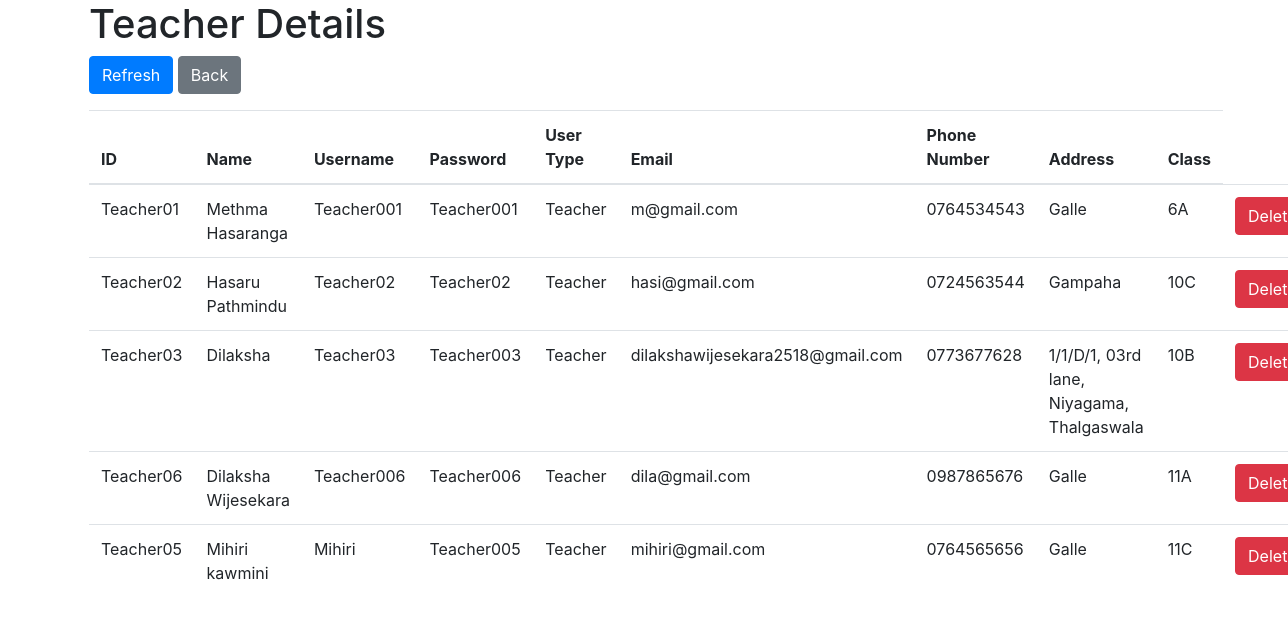
Page /ViewTeacher.php on the committed database.
### tables this page shows
CREATE TABLE IF NOT EXISTS `teacher` (
  `TID` varchar(30) NOT NULL,
  `FullName` varchar(50) NOT NULL,
  `username` varchar(50) NOT NULL,
  `Password` varchar(40) NOT NULL,
  `usertype` varchar(20) NOT NULL,
  `email` varchar(100) NOT NULL,
  `phonenumber` varchar(10) NOT NULL,
  `address` varchar(100) NOT NULL,
  `GID` varchar(3) NOT NULL,
  PRIMARY KEY (`TID`),
  UNIQUE KEY `GID` (`GID`),
  UNIQUE KEY `email` (`email`),
  UNIQUE KEY `username` (`username`)
);

### ViewTeacher.php (the view, shortened to what this page needs)
<?php
$servername = "localhost";
$username = "root";
$password = "";
$database = "studentmarksdisplaysystem";
$connection = new mysqli($servername, $username, $password, $database);
$query = "SELECT * FROM teacher";
$result = $connection->query($query);
?>
<!DOCTYPE html>
<html lang="en">
<head>
    <link rel="stylesheet" href="https://stackpath.bootstrapcdn.com/bootstrap/4.5.2/css/bootstrap.min.css">
</head>
<body>
    <div class="container">
        <h1>Teacher Details</h1>
         <div class="mb-3">
            <button class="btn btn-primary" onclick="location.reload()">Refresh</button>
            <a href="TeacherDetails.php" class="btn btn-secondary">Back</a>
        </div>
        <table class="table">
            <thead>
                <tr>
                    <th>ID</th>
                    <th>Name</th>
                    <th>Username</th>
                    <th>Password</th>
                    <th>User Type</th>
                    <th>Email</th>
                    <th>Phone Number</th>
                    <th>Address</th>
                    <th>Class</th>
                </tr>
            </thead>
            <tbody>
                <?php
                if ($result->num_rows > 0) {
                    while ($row = $result->fetch_assoc()) {
                        echo "<tr>";
                        echo "<td>" . $row['TID'] . "</td>";
                        echo "<td>" . $row['FullName'] . "</td>";
                        echo "<td>" . $row['username'] . "</td>";
                        echo "<td>" . $row['Password'] . "</td>";
                        echo "<td>" . $row['usertype'] . "</td>";
                        echo "<td>" . $row['email'] . "</td>";
                        echo "<td>" . $row['phonenumber'] . "</td>";
                        echo "<td>" . $row['address'] . "</td>";
                        echo "<td>" . $row['GID'] . "</td>";
                         echo "<td>";
                        echo "<form method='post' action=''>";
                        echo "<button type='submit' name='delete' class='btn btn-danger'>Delete</button>";
                        echo "</form>";
                        echo "</td>";
                        echo "</tr>";
                    }
                } else {
                    echo "<tr><td colspan='9'>No Teachers found</td></tr>";
                }
                ?>
            </tbody>
        </table>
    </div>
</body>
</html>

### rows in the picture
teacher: TID "Teacher01", FullName "Methma Hasaranga", username "Teacher001", Password "Teacher001", usertype "Teacher", email "m@gmail.com", phonenumber "0764534543", address "Galle", GID "6A"
teacher: TID "Teacher02", FullName "Hasaru Pathmindu", username "Teacher02", Password "Teacher02", usertype "Teacher", email "hasi@gmail.com", phonenumber "0724563544", address "Gampaha", GID "10C"
teacher: TID "Teacher03", FullName "Dilaksha", username "Teacher03", Password "Teacher003", usertype "Teacher", email "dilakshawijesekara2518@gmail.com", phonenumber "0773677628", address "1/1/D/1, 03rd lane, Niyagama, Thalgaswala", GID "10B"
teacher: TID "Teacher06", FullName "Dilaksha Wijesekara", username "Teacher006", Password "Teacher006", usertype "Teacher", email "dila@gmail.com", phonenumber "0987865676", address "Galle", GID "11A"
teacher: TID "Teacher05", FullName "Mihiri kawmini", username "Mihiri", Password "Teacher005", usertype "Teacher", email "mihiri@gmail.com", phonenumber "0764565656", address "Galle", GID "11C"
